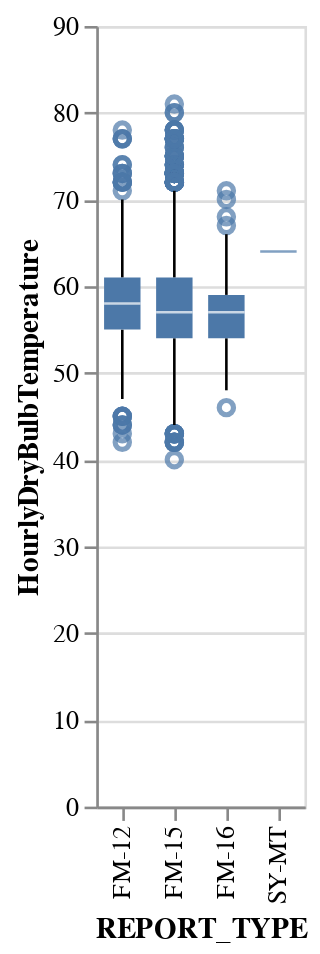

Notebook code for this chart:
### Code cell
#Basic Boxplot
import altair as alt
alt.Chart(temperature_df).mark_boxplot().encode(
    x='REPORT_TYPE',
    y='HourlyDryBulbTemperature')

### Figure 1 — Vega-Lite specification as saved in the notebook (floating-point values rounded to 4 significant figures; data arrays with more than 128 entries replaced by an {"elided": "..."} marker saying what was removed)
{"config": {"view": {"continuousWidth": 400, "continuousHeight": 300}}, "data": {"name": "data-5fa84e02d98bda934dad44f0b505defa"}, "mark": "boxplot", "encoding": {"x": {"field": "REPORT_TYPE", "type": "nominal"}, "y": {"field": "HourlyDryBulbTemperature", "type": "quantitative"}}, "$schema": "https://vega.github.io/schema/vega-lite/v4.17.0.json", "datasets": {"data-5fa84e02d98bda934dad44f0b505defa": {"elided": "3529 records"}}}
